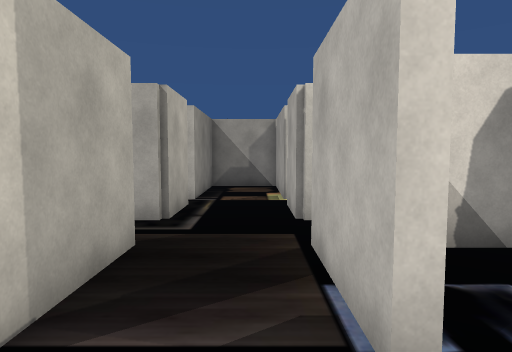
View 1 (above)

19 first-person views from a walk through a 3-D level made in the Unity game engine. The camera is 1.4 m above the floor, tilts 4° down and sees 75° across. The floor is counted in squares, 1 m on a side. Each view is taken from the middle of a square. On the plan, view 1 faces up. The plan holds only what a view shows up to about 15 squares ahead; the rest is blank. The player character is not drawn. Some animated figures are left out.

View 2
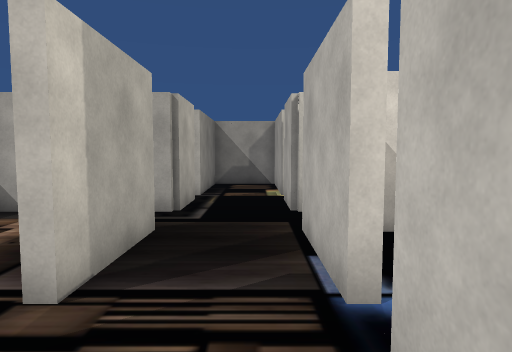

View 3
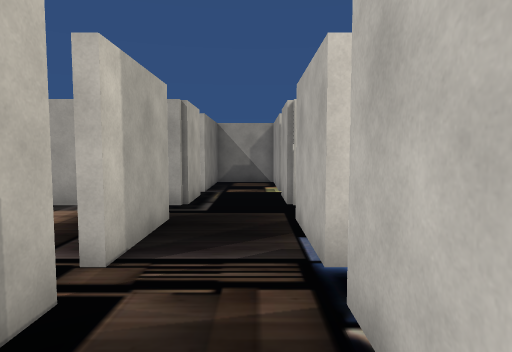

View 4
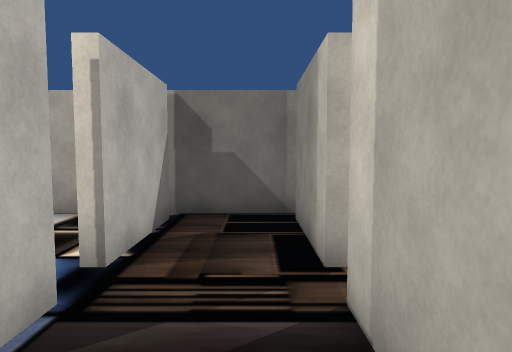

View 5
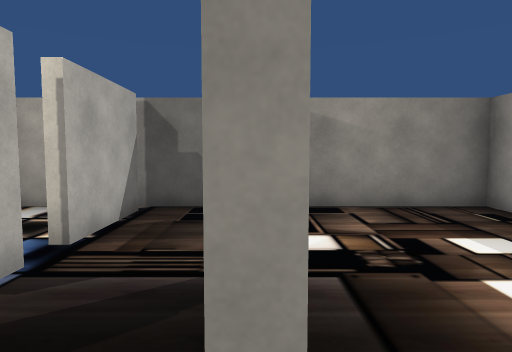

View 6
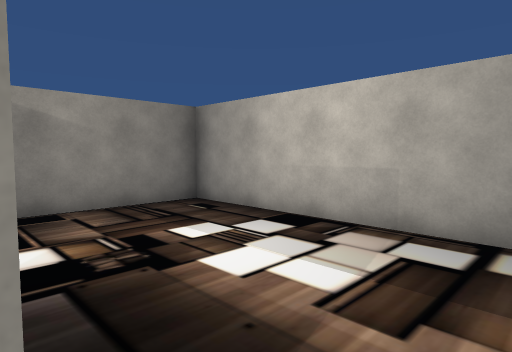

View 7
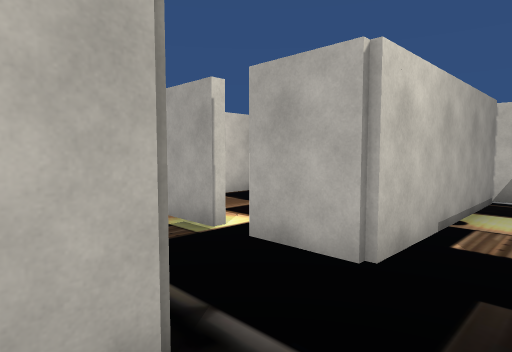

View 8
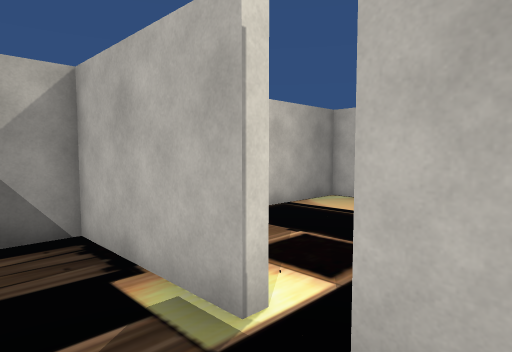

View 9
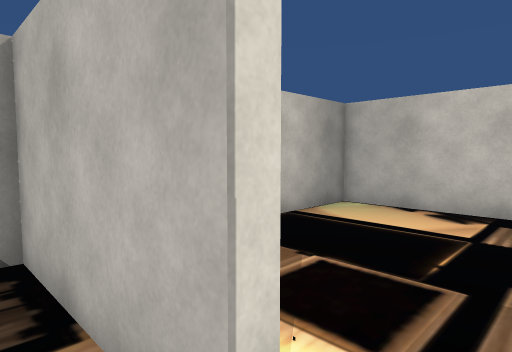

View 10
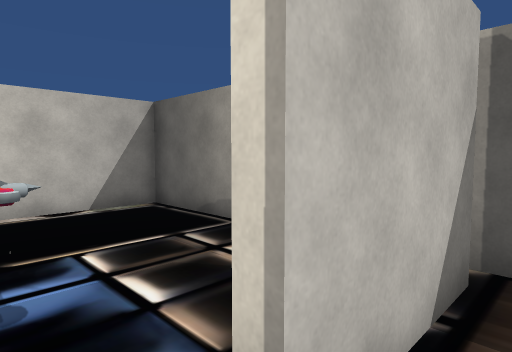

View 11
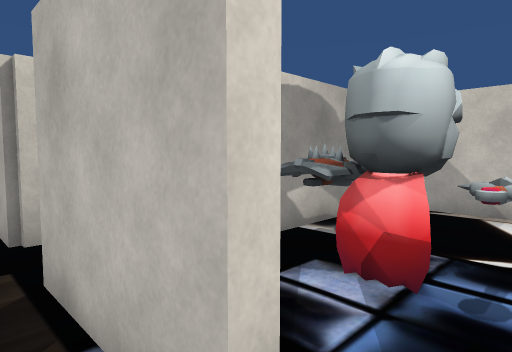

View 12
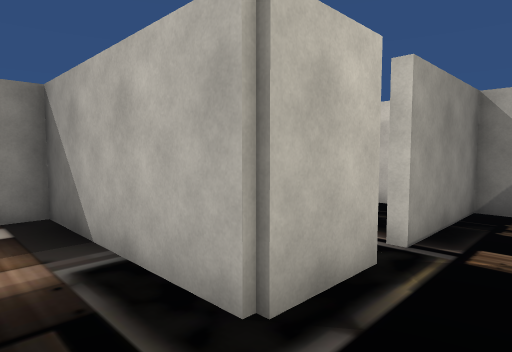

View 13
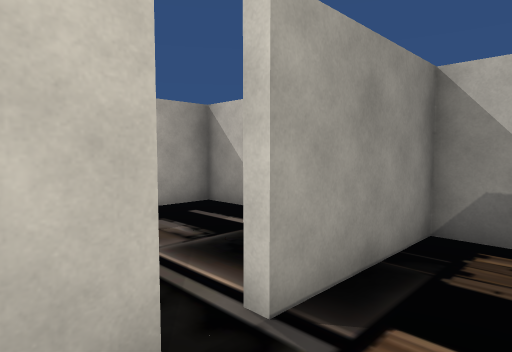

View 14
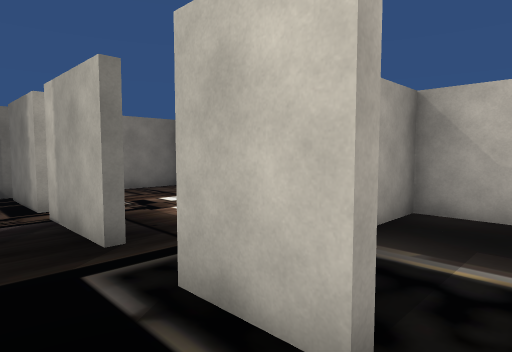

View 15
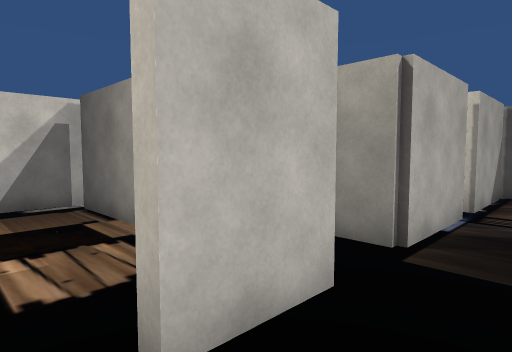

View 16
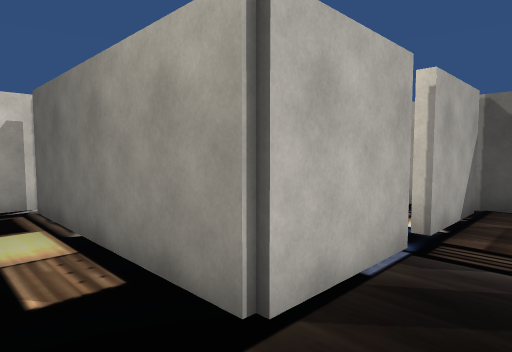

View 17
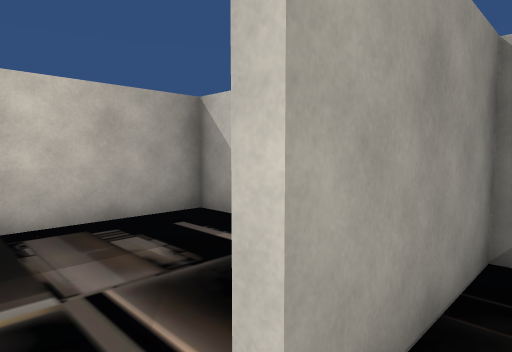

View 18
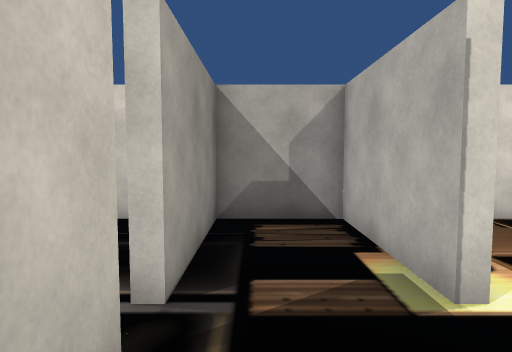

View 19
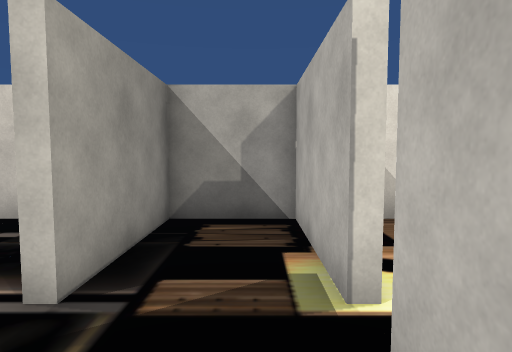

### Floor plan
Ten units are one square. View 1 is at (0, 0); x grows to the right and y downward. Boxes are objects, and circles mark ways between rooms. Rooms are numbered by the first view taken in them; rooms with no view inside come last. Other rooms are left out.
<svg viewBox="-85 -145 176 176">
<path fill="none" stroke="#000" d="M-22 -50 -18 -50 -18 -20M-18 -90 -18 -68M8 -20 8 -50 80 -50M8 -100 8 -140 -18 -140 -18 -100M-18 -11 -18 20M80 -68 8 -68 8 -90M8 21 8 -10M86 -51 86 -71M-21 26 9 26M-18 -68 -80 -68 -80 26 -21 26M51 -72 80 -72M86 -71 86 -140 26 -140M-36 -140 -80 -140 -80 -72 -61 -72"/>
<circle cx="-20" cy="-15" r="3" fill="#2a7"/>
<circle cx="-20" cy="-60" r="3" fill="#2a7"/>
<circle cx="-20" cy="20" r="3" fill="#2a7"/>
<circle cx="10" cy="-95" r="3" fill="#2a7"/>
<circle cx="-20" cy="-95" r="3" fill="#2a7"/>
<text x="0" y="-60">1</text>
<text x="-50" y="-20">2</text>
<text x="40" y="-110">3</text>
<text x="-50" y="-110">4</text>
</svg>
Room 1 opens to room 2. Room 1 opens to room 3. Room 1 opens to room 4.

Where each view was taken, in squares from view 1:
view 1: 0 up, 0 right, facing up
view 2: 1 down, 0 right, facing up
view 3: 2 down, 0 right, facing up
view 4: 5 up, 1 left, facing down
view 5: 6 up, 2 left, facing down
view 6: 6 up, 2 left, facing down-left
view 7: 5 up, 3 left, facing up-right
view 8: 8 up, 1 left, facing up-right
view 9: 9 up, 0 right, facing up-right
view 10: 2 up, 0 right, facing down-right
view 11: 1 up, 0 right, facing up-right
view 12: 5 up, 0 right, facing up-left
view 13: 8 up, 0 right, facing up-left
view 14: 10 up, 0 right, facing down-left
view 15: 10 up, 1 left, facing down-right
view 16: 7 up, 1 left, facing down-right
view 17: 9 up, 1 left, facing up-left
view 18: 7 up, 1 left, facing up
view 19: 7 up, 0 right, facing up
